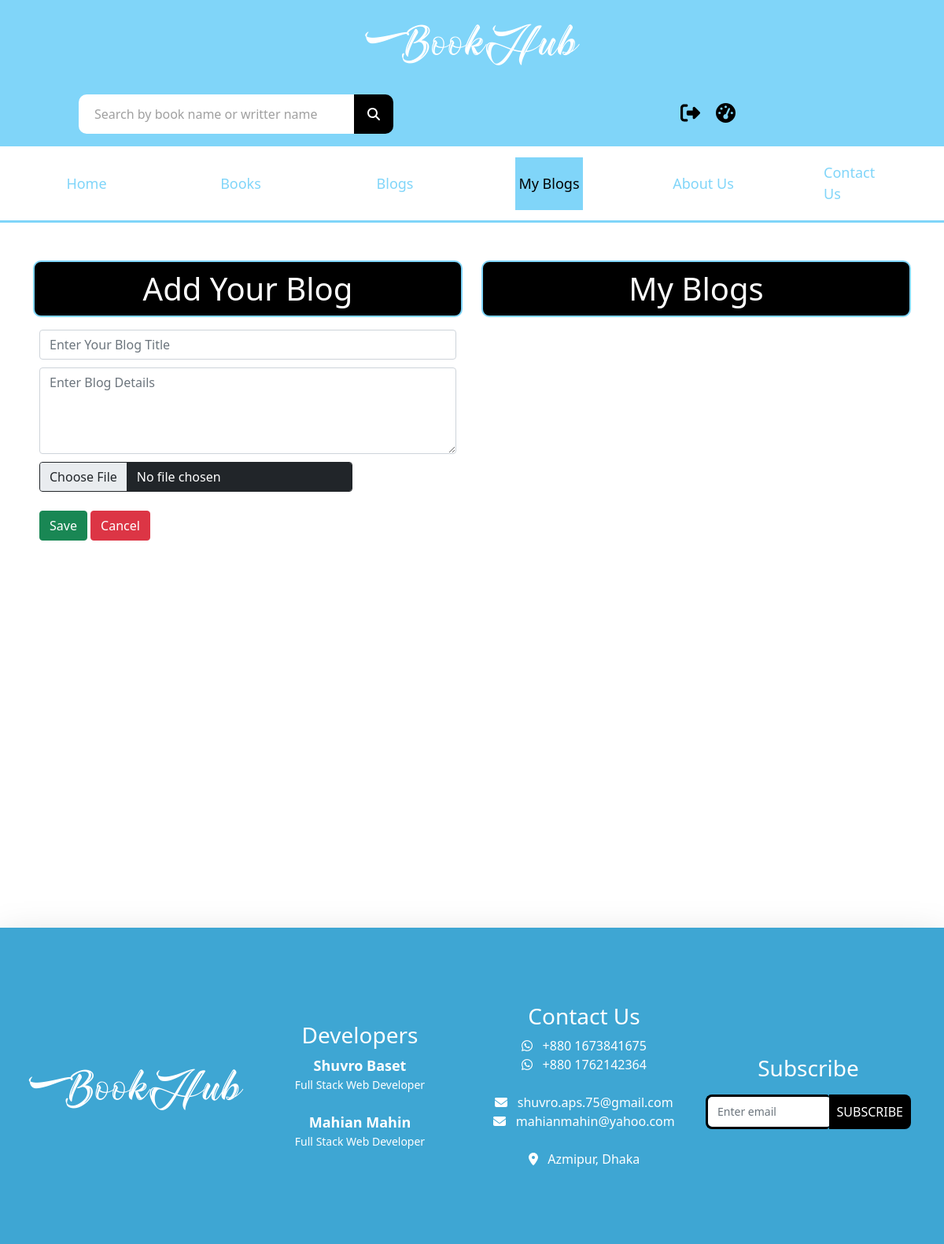
Before: /my_blog/ (signed in) with the older database file.
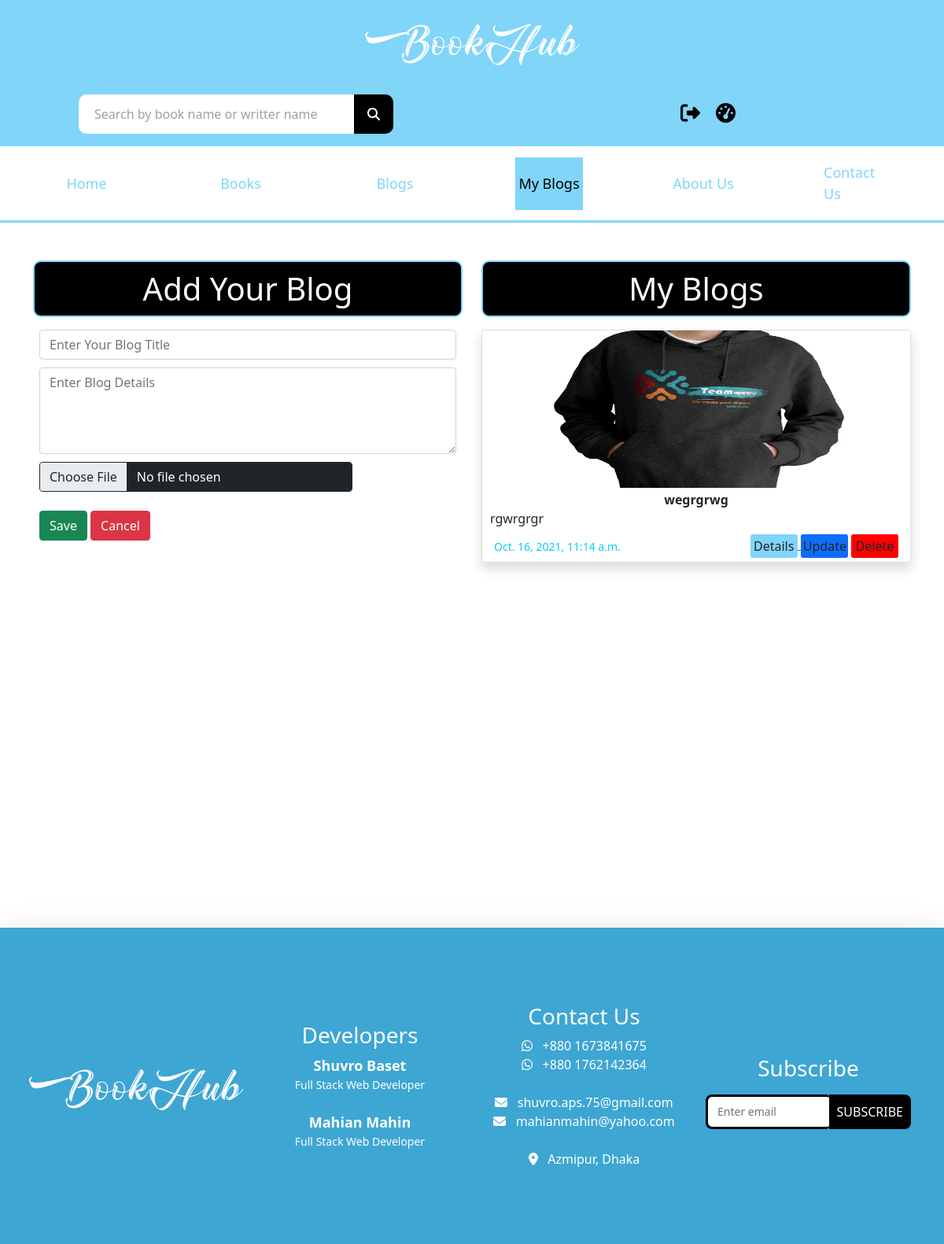
After: the same page with the newer database file.
### bookHub_app/models.py (models this page shows, shortened)
class Blogs(models.Model):
    user = models.ForeignKey(User, on_delete=models.CASCADE)
    title = models.CharField(max_length=50)
    description = models.CharField(max_length=250, null=True, blank=True)
    thumbnail = models.ImageField(upload_to='blog_img')
    created_time = models.DateTimeField(default=datetime.now(),)

### bookHub_app/views.py (the view, shortened to what this page needs)
# urls.py: path('my_blog/', my_blog, name="my_blog"),
def my_blog(request):
    if request.user.is_authenticated:
        my_blog_ins = Blogs.objects.filter(user_id=request.user.id).exists()
        if my_blog_ins:
            my_blogs = Blogs.objects.filter(user_id=request.user.id)
        else:
            my_blogs = {}
        context = {
            "my_blog": "active",
            "my_blogs": my_blogs
        }
        return render(request, 'blog.html', context)
    else:
        messages.warning(request, "You must be logged in")
        return redirect('/login')

### templates/blog.html (shortened to what this page needs)
{% extends 'main.html' %}
{% load static %}
{% block content %}
<section class="blog-section">
    <div class="container">
        <div class="row my-5">
            <div class="col-lg-6">
                <h1 class="text-center heading-border">Add Your Blog</h1>
                <div class="p-2">
                    <form method="post" class="form-group" enctype="multipart/form-data">
                        <input class="form-control " name="title" type="text" placeholder="Enter Your Blog Title"
                               aria-label=" example" required>
                        <textarea class="form-control" name="description" id="" cols="30"
                                  placeholder="Enter Blog Details" rows="4" required></textarea>
                        <input type="file" accept="image/*" class="form-control btn btn-dark w-75" name="img"
                               required>
                        <br><br>
                        <input type="submit" value="Save" class="btn btn-success">
                        <button id="close_book_add" class="btn btn-danger">Cancel</button>
                    </form>
                </div>
            </div>
            <div class="col-lg-6 my-blogs all_reviews">
                <h1 class="text-center heading-border">My Blogs</h1>
                {% for blog in my_blogs %}
                    <div class="card my-3 shadow">
                        <img src={{ blog.thumbnail.url }} class='img-fluid'>
                        <div class="card-body">
                            <p class="text-center fw-bolder">{{ blog.title }} </p>
                            <p class=""> {{ blog.description }} </p>
                        </div>
                        <div class="card-footer bg-white d-flex justify-content-between align-items-center">
                            <small class='text-info'>{{ blog.created_time }}</small>
                            <div>
                                <a href={% url 'single_blog' id=blog.id title=blog.title %}> <input
                                         value="Details" class="btn details-btn">
                                <input type="submit" value="Update" class="btn update-btn">
                                <input type="submit" value="Delete" class="btn delete-btn">
                            </div>
                        </div>
                    </div>
                {% endfor %}
            </div>
        </div>
    </div>
</section>
{% endblock %}

Changed rows visible on the page:
added Blogs: thumbnail (picture), title "wegrgrwg", description "rgwrgrgr", created_time "Oct. 16, 2021, 11:14 a.m."
